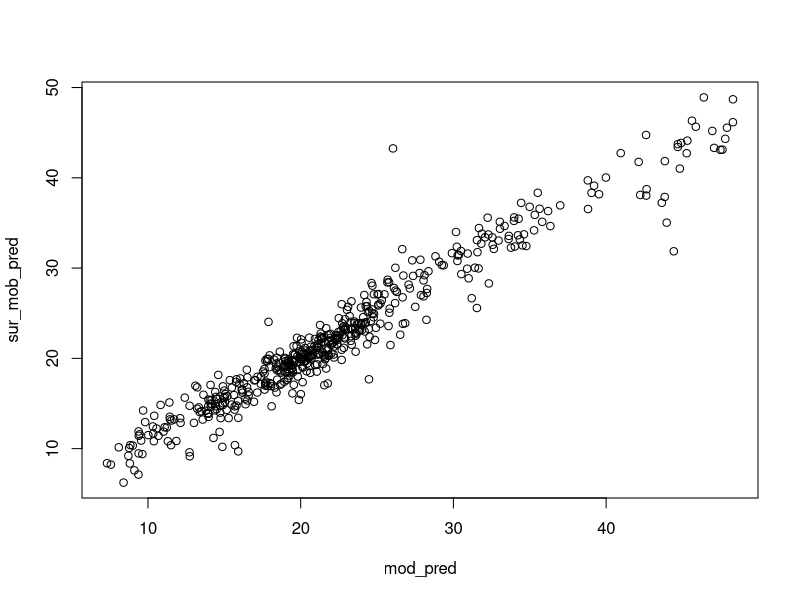
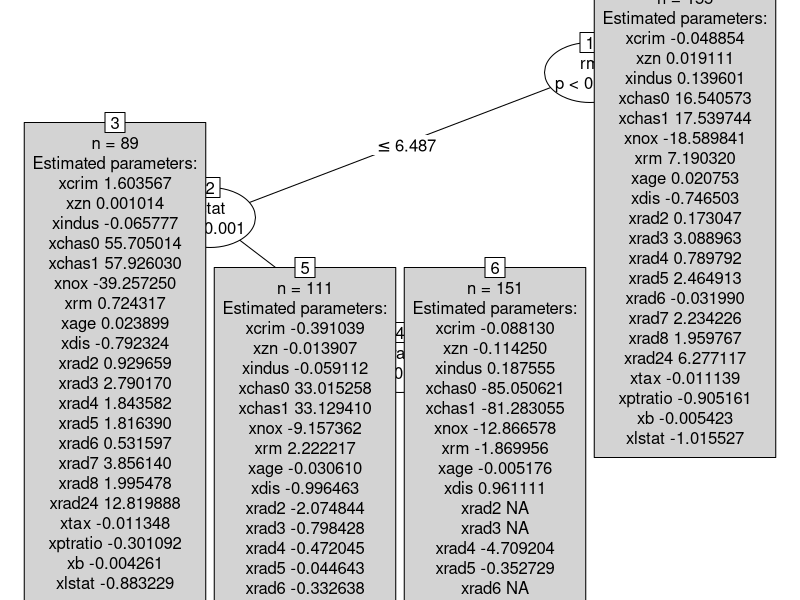
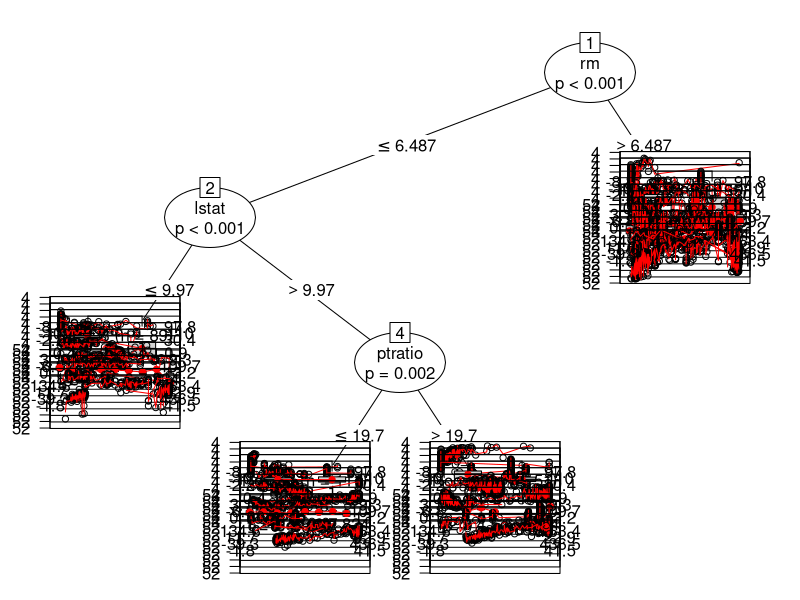
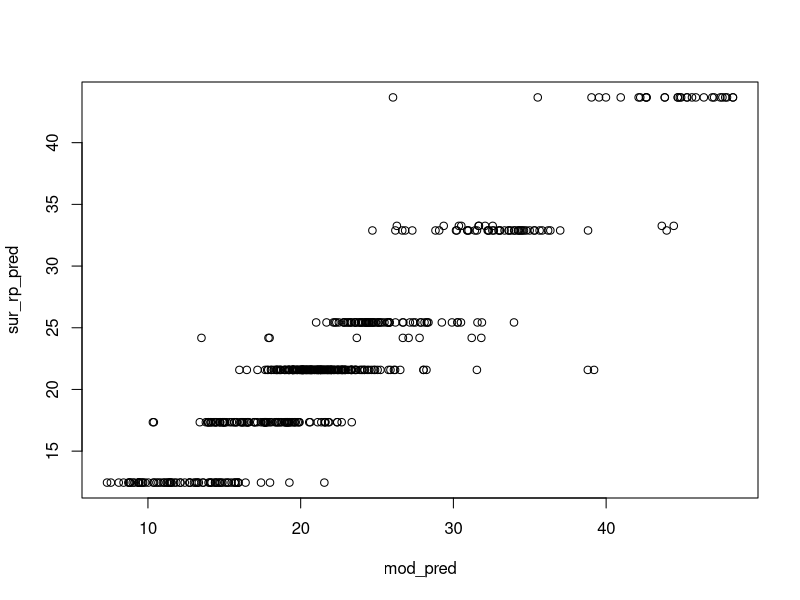
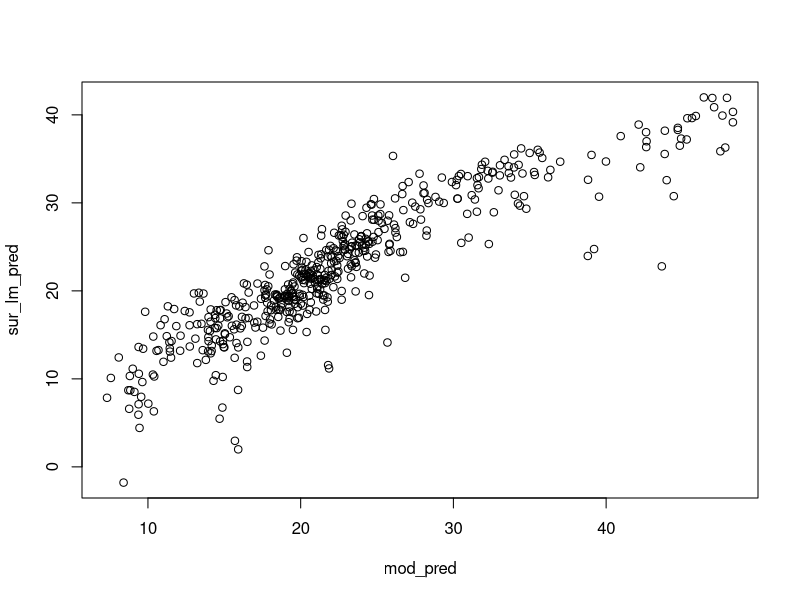
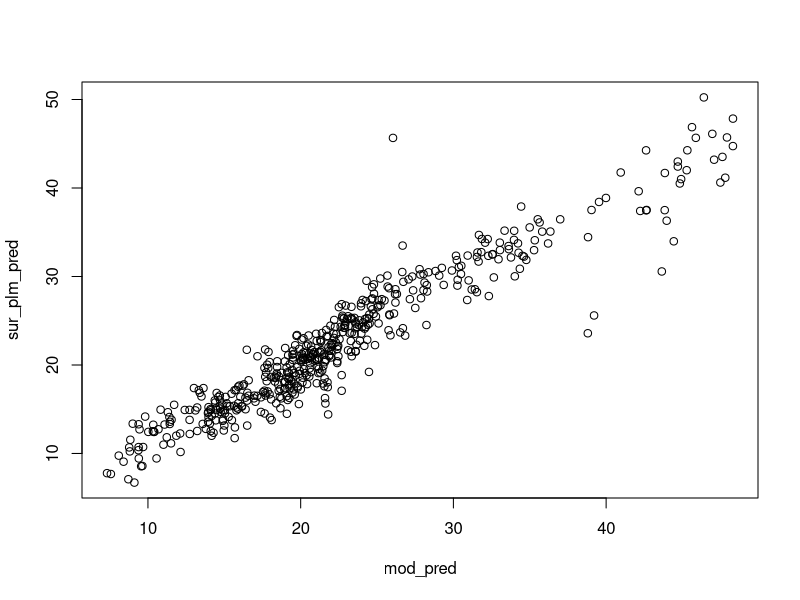
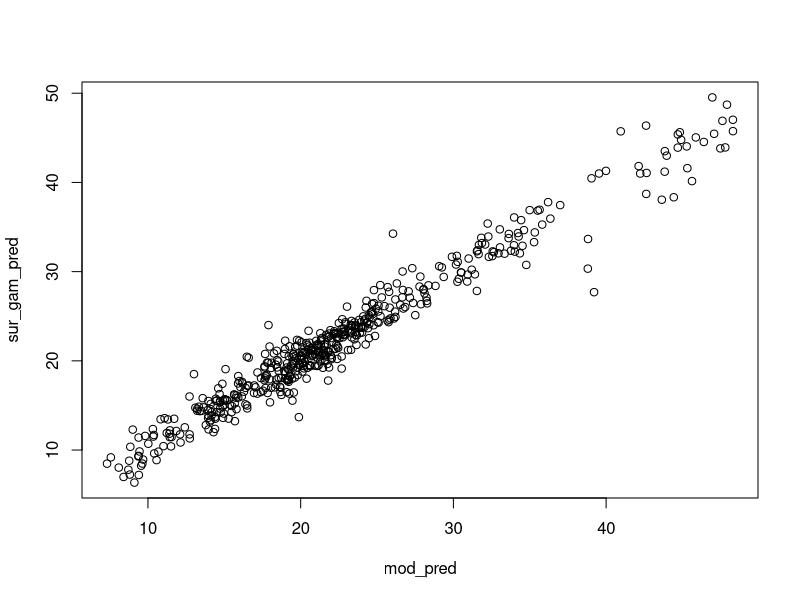

The R script that drew these images, in order:
# https://github.com/marjoleinF/gamtree#gam-based-recursive-partition-without-global-effects
library(ranger)
library(partykit)
library(mgcv)
library(leaps)
library(glmnet)
data("BostonHousing", package = "mlbench")
BostonHousing$rad = as.factor(BostonHousing$rad)

# fit black-box model
mod = ranger(medv ~ ., data = BostonHousing, importance = "permutation")
mod_pred = predict(mod, data = BostonHousing)$predictions
sort(mod$variable.importance, decreasing = TRUE)

glm_node = function(y, x, start = NULL, weights = NULL, offset = NULL, ...) {
  glm(y ~ x + 0, start = start, ...)
}

leaps_node = function(y, x, start = NULL, weights = NULL, offset = NULL, ...){
  models = regsubsets(x = x, y = y, nvmax = 4, really.big = TRUE)
  m = summary(models)
  id = which.max(m$adjr2)
  feats = m$which[id,-1]
  x = x[,feats]
  glm(y ~ x + 0, start = start, ...)
}

lasso_node = function(y, x, start = NULL, weights = NULL, offset = NULL, ...){
  mod = cv.glmnet(x = x, y = y, alpha = 1, intercept = FALSE)
  coef = coef(mod, s = "lambda.1se")
  feats = row.names(coef)[as.vector(coef!=0)]
  x = x[,feats]
  glm(y ~ x + 0, start = start, ...)
}

# step_node = function(y, x, start = NULL, weights = NULL, offset = NULL, ...) {
#   m = glm(y ~ 1, data = as.data.frame(x), start = start, ...)
#   fac = grepl(paste(names(attr(x, "xlevels")), collapse = "|"), colnames(x))
#   num_cols = colnames(x)[!fac]
#   fac_cols = colnames(x)[fac]
#   features = paste(c(num_cols, fac_cols), collapse = "+")
#   form1 = as.formula(paste0("~", features,"+0"))
# 
#   m2 = step(m, direction = "forward", scope = list(lower=m, upper=form1), steps = 3)
# }

# non-linear effects for numeric features
sur_data = subset(BostonHousing, select = -medv)
num_cols = colnames(sur_data)[sapply(sur_data, is.numeric)]
fac_cols = colnames(sur_data)[!sapply(sur_data, is.numeric)]
feat_poly = paste(c(paste0("poly(",num_cols, ", degree = 2, raw = TRUE)"), fac_cols), collapse = "+")
feat_spline = paste(c(paste0("s(",num_cols, ")"), fac_cols), collapse = "+")
feat_sq = paste(c(num_cols, paste0("I(",num_cols, "^2)"), fac_cols), collapse = "+")

# crate some different formulas for the use in mob()
form_poly = as.formula(paste0("mod_pred~", feat_poly, "-1 | ", paste(c(num_cols, fac_cols), collapse = "+")))
form_spline = as.formula(paste0("mod_pred~", feat_spline, "-1 | ", paste(c(num_cols, fac_cols), collapse = "+")))
form_sq = as.formula(paste0("mod_pred~", feat_sq, "-1 | ", paste(c(num_cols, fac_cols), collapse = "+")))
form_interact = mod_pred ~ . + .:. - 1 | .
form = mod_pred ~ . - 1 | .

## 0. fit mob surrogate model
##############################
# max of 10% of the data or 4 times number of parameters
npar_formula = as.formula(paste0("~",gsub("[|].*", "", as.character(form)[3])))
npars = ncol(model.matrix(npar_formula, sur_data))
minsize = 3*npars #max(c(5*npars, floor(0.1*nrow(sur_data))))

sur_mob = mob(form, data = cbind(mod_pred, sur_data), fit = glm_node, 
  control = mob_control(alpha = 0.2, minsize = minsize)) 
sur_mob_pred = predict(sur_mob, newdata = sur_data, type = "response")
# node sizes:
table(predict(sur_mob, type = "node"))

# check approx. of mob surrogate model
mean((sur_mob_pred - mod_pred)^2)
plot(mod_pred, sur_mob_pred)

# visualization of mob surrogate model
partykit:::plot.modelparty(sur_mob)
partykit:::plot.modelparty(sur_mob, terminal_panel = node_bivplot) # buggy

nodes = nodeapply(sur_mob, ids = nodeids(sur_mob, terminal = TRUE), info_node)
names(nodes)
# 
# library(effects)
# eff.pres = allEffects(nodes[[2]]$object)
# 
# plot(eff.pres)
# nodes[[2]]

## 1. fit CART surrogate model
#############################
library(rpart)
sur_rp = rpart(mod_pred ~ ., data = sur_data)
sur_rp_pred = predict(sur_rp, sur_data)

mean((sur_rp_pred - mod_pred)^2)
plot(mod_pred, sur_rp_pred)

## 2. fit lm surrogate model
#############################
sur_lm = lm(mod_pred ~ ., data = sur_data)
sur_lm_pred = predict(sur_lm, sur_data)

mean((sur_lm_pred - mod_pred)^2)
plot(mod_pred, sur_lm_pred)

## 3. fit poly-lm surrogate model
##################################
num_cols = colnames(sur_data)[sapply(sur_data, is.numeric)]
fac_cols = colnames(sur_data)[!sapply(sur_data, is.numeric)]
features = paste(c(paste0("poly(",num_cols, ", degree = 2, raw = FALSE)"), fac_cols), collapse = "+")
form = as.formula(paste0("mod_pred~", features))
sur_plm = lm(form, data = sur_data)
sur_plm_pred = predict(sur_plm, sur_data)

mean((sur_plm_pred - mod_pred)^2)
plot(mod_pred, sur_plm_pred)

## 4. fit gam surrogate model
##################################
library(mgcv)
num_cols = colnames(sur_data)[sapply(sur_data, is.numeric)]
fac_cols = colnames(sur_data)[!sapply(sur_data, is.numeric)]
features = paste(c(paste0("s(",num_cols, ")"), fac_cols), collapse = "+")
form = as.formula(paste0("mod_pred~", features))
sur_gam = gam(form, data = sur_data)
sur_gam_pred = predict(sur_gam, sur_data)

mean((sur_gam_pred - mod_pred)^2)
plot(mod_pred, sur_gam_pred)
